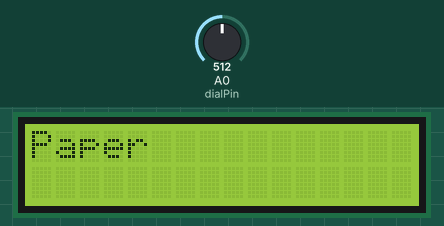
This sketch was run on a simulated Arduino Uno, built with avr-gcc and run on an emulated ATmega328P. Shown: 16×2 character LCD. The test bench sets the inputs (shaded band); at power-on: A0 (dialPin) = 512. Random numbers use the default seed unless the sketch sets one.

Above: at 1.2 s.
1.3 s: A0 (dialPin) set to 108
At 7.1 s:
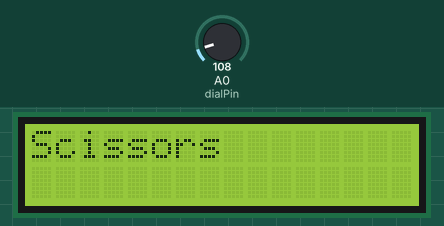
7.7 s: A0 (dialPin) set to 88
At 10.6 s:
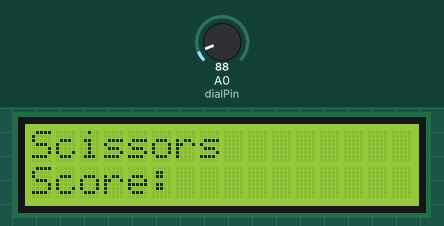
Timing chart, 0 to 12.1 s (numbered marks = the images above; inputs shaded):
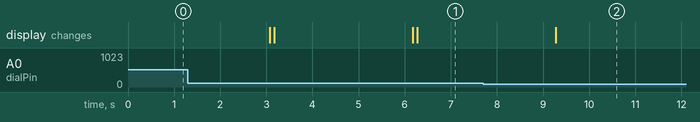

Measured:
- the behaviour switches between 100 and 99 on A0 (dialPin) (found by bisection; images 1 and 2)

The sketch:

sketch_mar23b.ino
```cpp
#include <LiquidCrystal.h> // Include LiquidCrystal library

#define ROCK 1
#define PAPER 2
#define SCISSORS 3

const int numMatches = 10;
int currentMatch = 0;
int rewindCount = 0;  // Tracks how many times user rewinds

int playerChoice, arduinoChoice, winner;
int choiceSequence[numMatches];  // Stores the pre-generated sequence

const int dialPin = A0;  // Analog pin for dial (rewinding)

// Pin definitions for conductive touch input (modify based on your setup)
const int rockPin = 2;
const int paperPin = 3;
const int scissorsPin = 4;

const int rs = 12, en = 11, d4 = 5, d5 = 4, d6 = 3, d7 = 2;  // LCD pin connections (modify based on your setup)
LiquidCrystal lcd(rs, en, d4, d5, d6, d7);

void setup() {
  // Initialize pins for player interaction
  pinMode(rockPin, INPUT_PULLUP);
  pinMode(paperPin, INPUT_PULLUP);
  pinMode(scissorsPin, INPUT_PULLUP);

  lcd.begin(16, 2);  // Initialize LCD with 16 columns and 2 rows
  lcd.clear();       // Clear LCD display

  // Generate a random sequence of choices for the game
  for (int i = 0; i < numMatches; i++) {
    choiceSequence[i] = random(1, 4);
  }
}

void loop() {
  // Read player choice from conductive touch sensors
  playerChoice = 0;
  if (digitalRead(rockPin) == LOW) {
    playerChoice = ROCK;
  } else if (digitalRead(paperPin) == LOW) {
    playerChoice = PAPER;
  } else if (digitalRead(scissorsPin) == LOW) {
    playerChoice = SCISSORS;
  }

  // Check if user wants to rewind (dial value below a threshold)
  int dialValue = analogRead(dialPin);
  if (dialValue < 100) {
    if (rewindCount < 3 && currentMatch > 0) {
      currentMatch = 0;
      rewindCount++;
    }
  } else {
    // Reset rewind counter if user stops rewinding
    rewindCount = 0;

    if (currentMatch < numMatches) {
      // Use pre-generated sequence for current match
      arduinoChoice = choiceSequence[currentMatch];

      // Display Arduino choice on LCD
      lcd.clear();
      switch (arduinoChoice) {
        case ROCK:
          lcd.print("Rock");
          break;
        case PAPER:
          lcd.print("Paper");
          break;
        case SCISSORS:
          lcd.print("Scissors");
          break;
      }
      delay(3000);  // Show Arduino choice for 3 seconds

      // Game logic (modify based on your interaction setup)
      // ...

      // Display winner (modify based on your interaction setup)
      // ...

      currentMatch++;
    } else {
      // All matches played, restart game with new sequence
      currentMatch = 0;
      for (int i = 0; i < numMatches; i++) {
        choiceSequence[i] = random(1, 4);
      }
    }
  }

  // Display score on LCD (modify based on your scoring logic)
  lcd.setCursor(0, 1);  // Set cursor to second row, first column
  lcd.print("Score: ");
  // Add your code to display player and computer score here

  delay(100); // Adjust delay based on your interaction and display needs
}
```
